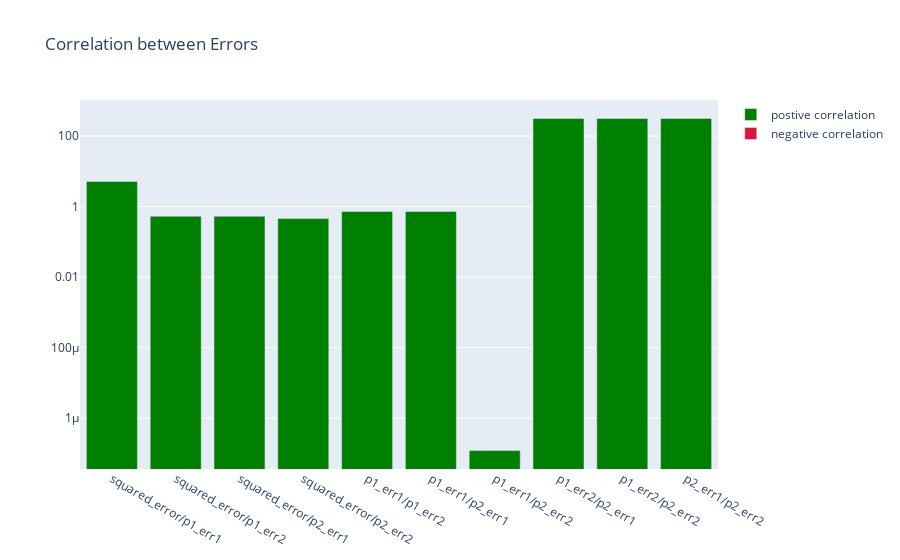

Source (notebook cell):
### Code cell
# kinetics_df[kinetics_df["squared_error"]>0.01] 29/317 entries
# calculating covariance between errors to use only the reasonable ones

# permutate all combinations of the errors
errorcombs = [[],[],[]]
for err1, err2 in itertools.combinations(["squared_error", "p1_err1", "p1_err2", "p2_err1", "p2_err2"], 2):
    # print(f"The covariance between {err1} and {err2} is {np.cov(kinetics_df[err1], kinetics_df[err2])}")
    # print(f"The correlation between {err1} and {err2} is {np.correlate(kinetics_df[err1], kinetics_df[err2])}")
    # print("\n")
    errorcombs[0].append(f"{err1}/{err2}")
    errorcombs[1].append(np.cov(kinetics_df[err1], kinetics_df[err2]))
    errorcombs[2].append(*np.correlate(kinetics_df[err1], kinetics_df[err2]))
errorcombs_dc = {"name": errorcombs[0], "covariance":errorcombs[1], "correlation":errorcombs[2]}
errorcombs_df = pd.DataFrame(data=errorcombs_dc)
errorcombs_df["i_correlation"] = errorcombs_df["correlation"] * (-1)

# plot barplot per pair of errors with superimposed correlation
err_fig = px.bar(title="Correlation between Errors", labels={"correlation":"correlation"}, log_y=True)
err_fig.add_bar(x=errorcombs_df["name"], y=errorcombs_df["correlation"], name="postive correlation", marker_color="green")
err_fig.add_bar(x=errorcombs_df["name"], y=errorcombs_df["i_correlation"], name="negative correlation", marker_color="crimson")
err_fig.show()

### Figure 1 — Plotly figure (JSON) as saved in the notebook; plotly's stock layout.template omitted (floating-point values rounded to 4 significant figures)
{"data": [{"alignmentgroup": "True", "hovertemplate": "<extra></extra>", "legendgroup": "", "marker": {"color": "#636efa", "pattern": {"shape": ""}}, "name": "", "offsetgroup": "", "orientation": "v", "showlegend": false, "textposition": "auto", "xaxis": "x", "yaxis": "y", "type": "bar"}, {"marker": {"color": "green"}, "name": "postive correlation", "x": ["squared_error/p1_err1", "squared_error/p1_err2", "squared_error/p2_err1", "squared_error/p2_err2", "p1_err1/p1_err2", "p1_err1/p2_err1", "p1_err1/p2_err2", "p1_err2/p2_err1", "p1_err2/p2_err2", "p2_err1/p2_err2"], "y": [5.166, 0.5316, 0.5316, 0.4576, 0.7281, 0.7281, 1.202e-07, 315.0, 315.0, 315.0], "type": "bar"}, {"marker": {"color": "crimson"}, "name": "negative correlation", "x": ["squared_error/p1_err1", "squared_error/p1_err2", "squared_error/p2_err1", "squared_error/p2_err2", "p1_err1/p1_err2", "p1_err1/p2_err1", "p1_err1/p2_err2", "p1_err2/p2_err1", "p1_err2/p2_err2", "p2_err1/p2_err2"], "y": [-5.166, -0.5316, -0.5316, -0.4576, -0.7281, -0.7281, -1.202e-07, -315.0, -315.0, -315.0], "type": "bar"}], "layout": {"xaxis": {"anchor": "y", "domain": [0.0, 1.0]}, "yaxis": {"anchor": "x", "domain": [0.0, 1.0], "type": "log"}, "legend": {"tracegroupgap": 0}, "title": {"text": "Correlation between Errors"}, "barmode": "relative"}}
